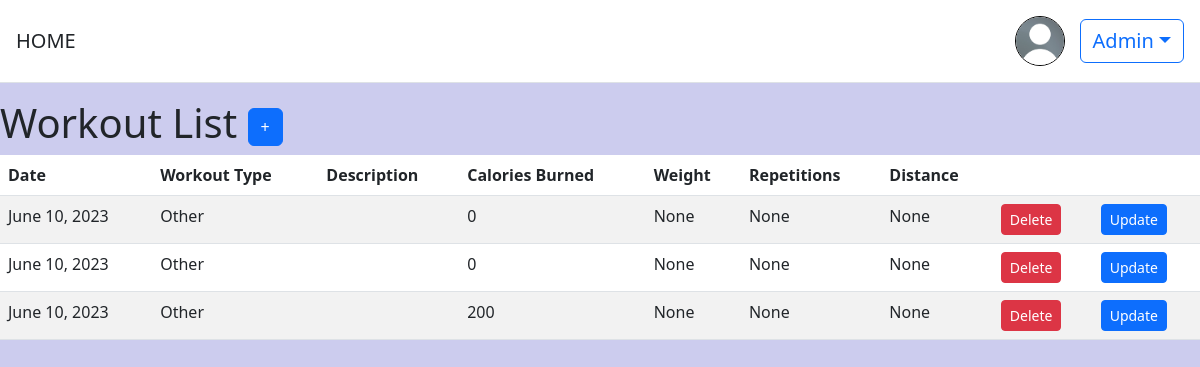
Page /workouts/ (signed in) on the committed database.
### users/models.py (models this page shows)
class CustomUser(AbstractUser):
    first_name = models.CharField(max_length=100, null=True, blank=True)
    last_name = models.CharField(max_length=100,null=True, blank=True)
    birth_date = models.DateField(null=True, blank=True)
    age = models.PositiveIntegerField(null=True, blank=True)
    peso = models.PositiveIntegerField(null=True, blank=True)
    altezza = models.PositiveIntegerField(null=True, blank=True)
    profile_pic = models.ImageField(upload_to='profile_pics', null=True, blank=True)

### workouts/models.py (models this page shows, shortened)
class Workout(models.Model):
    WORKOUT_TYPES = (
        ('Running', 'Running'),
        ('WeightLifting', 'Weight Lifting'),
        ('Cyclette', 'Cyclette'),
        ('Other', 'Other'),
    )
    date= models.DateField(auto_now_add=True)
    repetitions = models.IntegerField(null=True, blank=True)
    weight = models.DecimalField(max_digits=5, decimal_places=2, null=True, blank=True)
    calories_burned = models.IntegerField(null=False, blank=False)
    workout_type = models.CharField(max_length=20, choices=WORKOUT_TYPES)
    distance = models.DecimalField(max_digits=5, decimal_places=2, null=True, blank=True)
    descrizione = models.CharField(max_length=50,null=True, blank=True)
    utente = models.ForeignKey(settings.AUTH_USER_MODEL, on_delete=models.CASCADE, null=True, blank=True,default=None)
    goal= models.ForeignKey('obiettivi.GoalModel', on_delete=models.CASCADE, null=True, blank=True,default=None)

### workouts/views.py (the view)
# urls.py: path('', views.workout_list, name='workout_list'),
@login_required
def workout_list(request):
    workouts = Workout.objects.filter(utente=request.user)
    return render(request, 'workout_list.html', {'workouts': workouts})

### templates/workout_list.html (shortened to what this page needs)
{% extends "base.html" %}
{% block content %}
  <h1>
    Workout List
    <a href="{% url 'workouts' %}" class="btn btn-primary"> + </a>
  </h1>
 <div class="table-responsive" >
  <table class="table table-striped">
    <thead>
      <tr>
        <th>Date</th>
        <th>Workout Type</th>
        <th>Description</th>
        <th>Calories Burned</th>
        <th>Weight</th>
        <th>Repetitions</th>
        <th>Distance</th>
        <th></th>
        <th></th>
      </tr>
    </thead>
    <tbody>
      {% for workout in workouts %}
        <tr>
          <td>{{ workout.date }}</td>
          <td>{{ workout.workout_type }}</td>
          <td>{{ workout.description }}</td>
          <td>{{ workout.calories_burned }}</td>
          <td>{{ workout.weight }}</td>
          <td>{{ workout.repetitions }}</td>
          <td>{{ workout.distance }}</td>
          <td>
            <form action="{% url 'delete' workout.pk %}" method="post">
              <button type="submit" class="btn btn-danger btn-sm">Delete</button>
            </form>
          </td>
          <td>
            <form action="{% url 'update' workout.pk %}" method="post">
              <button type="submit" class="btn btn-primary btn-sm">Update</button>
            </form>
          </td>
        </tr>
      {% empty %}
        <tr>
          <td colspan="8">No workouts found.</td>
        </tr>
      {% endfor %}
    </tbody>
  </table>
  </div>
{% endblock content %}

### templates/base.html (shortened to what this page needs)
<!DOCTYPE html>
<html>
{% load static %}
<head>
    <link href="https://cdn.jsdelivr.net/npm/bootstrap@5.2.3/dist/css/bootstrap.min.css" rel="stylesheet"
>
   <link rel="stylesheet" href="https://cdnjs.cloudflare.com/ajax/libs/bootstrap/5.3.0/css/bootstrap.min.css">
</head>
<header class="p-3 mb-3 border-bottom" style="background-color: white">
        <div class="d-flex flex-wrap align-items-center justify-content-center justify-content-lg-start">
            <a class="navbar-brand" href="{% url 'homeview' %}" style="font-size:20px">HOME</a>
            <div class="text-end">
                {% if user.is_authenticated %}
                <div class="dropdown" >
                    {% if user.profile_pic %}
                    <img src="{{ user.profile_pic.url }}" class="rounded-circle" style="width: 50px; height: 50px; margin-right: 10px; border:1px solid black">
                    {% else %}
                    <img  src="{% static 'images/user_default.jpeg' %}" class="rounded-circle" style="width: 50px; height: 50px; margin-right: 10px; border:1px solid black ">
                    {% endif %}
                    <button style="font-size:20px" class="btn btn-outline-primary dropdown-toggle" type="button" id="dropdownMenuButton" data-bs-toggle="dropdown" aria-expanded="false">
                        {{ user.username }}</button>
                </div>
                {% else %}
                <a href="{% url 'users:login' %}" class="btn btn-outline-primary me-2">Log In</a>
                <a href="{% url 'users:signup' %}" class="btn btn-primary">Sign Up</a>
                {% endif %}
            </div>
        </div>
    </header>
<body style="background-color:#ccccee">
    <main >
        {% block content %}
        {% endblock %}
    </main>
</body>
</html>

### rows in the picture
CustomUser: username "Admin"
Workout: date "June 10, 2023", workout_type "Other", calories_burned "0", weight "None", repetitions "None", distance "None"
Workout: date "June 10, 2023", workout_type "Other", calories_burned "0", weight "None", repetitions "None", distance "None"
Workout: date "June 10, 2023", workout_type "Other", calories_burned "200", weight "None", repetitions "None", distance "None"
